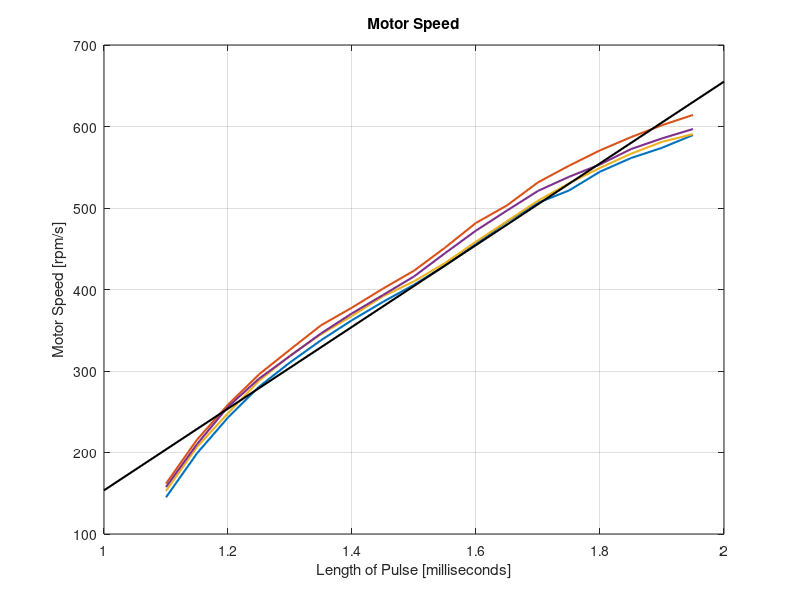
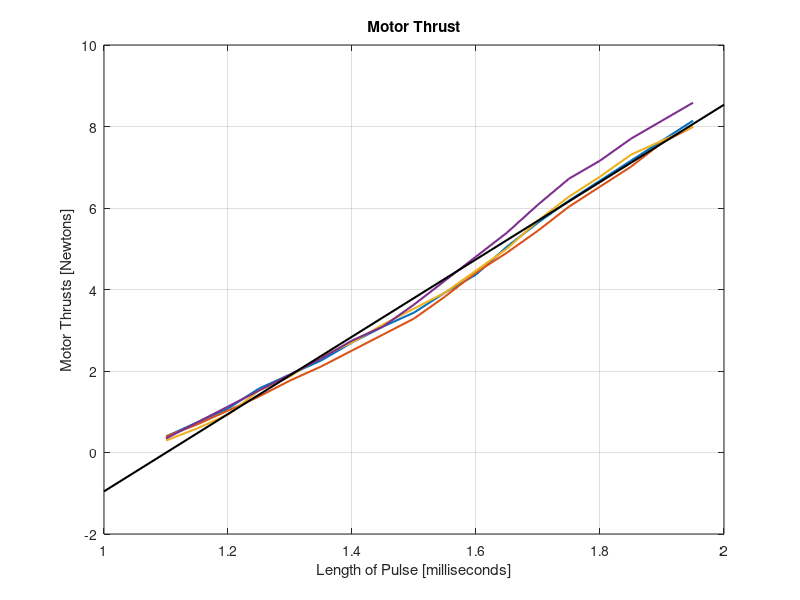
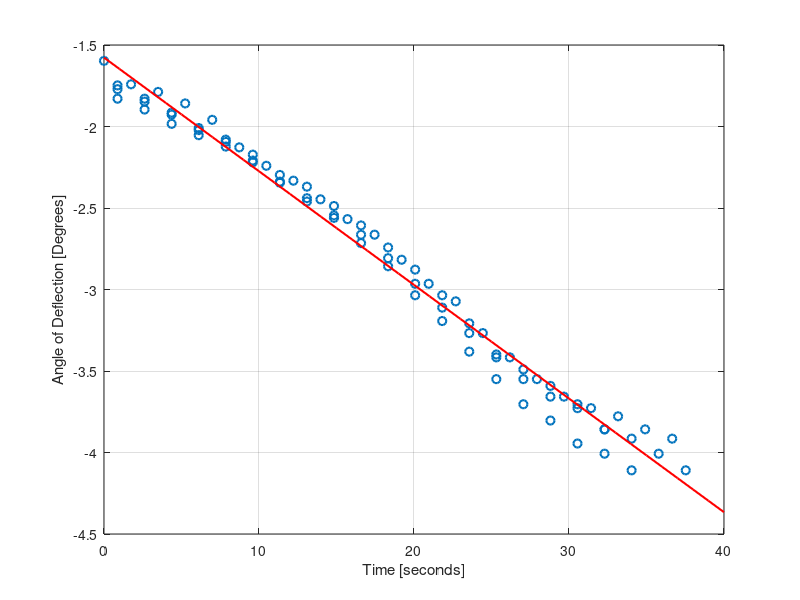
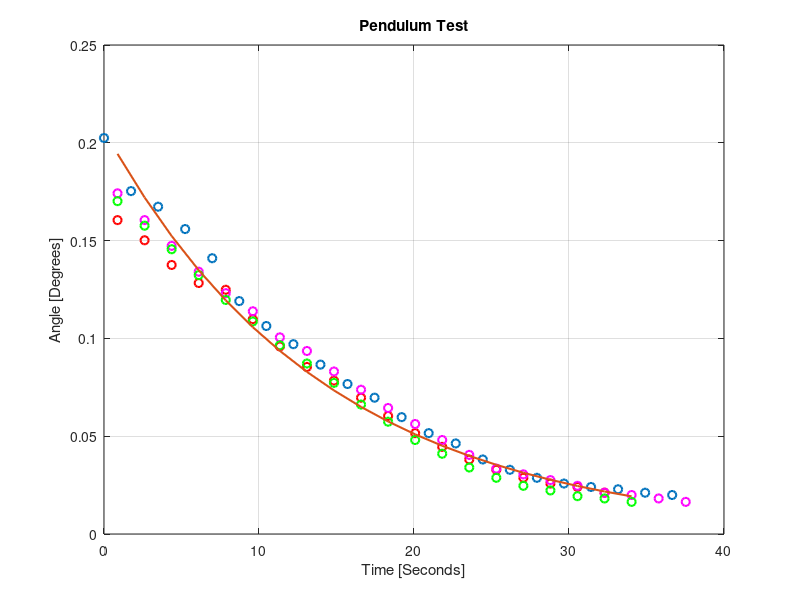

Reproduce these figures in MATLAB, in order.
%% Measured Physical Parameters
% These measurements were taken on the quadcopter

clear all
close all
clc

%% Plot Characteritics
LineThickness = 1.5;
%% Constants
g=9.81;
%% Mass and size of quadcopter
% Mass of quadcopter taken using digital scales and added 2 Arduino boards
% to approximate the electronics yet to be added
Mass=2.26;
L = 0.348;                      %Distance between motor and centre of gravity

%% Pulse Lengths in milliseconds
PWM = [1.1 1.15 1.2 1.25 1.3 1.35 1.4 1.45 1.5 1.55 1.6 1.65 1.7 1.75 1.8 1.85 1.9 1.95]% 2];

%% Motor Speeds in rad/s
Motor1_Speed = [145.0368608	198.9675347	242.9498319	280.6489437	310.4940739	337.7212103	362.3303527	384.8451001	405.7890511	429.350996	456.0545335	483.2816699	506.320016	521.5043805	544.5427266	561.2978874	573.8642581	589.5722213];%	594.2846103];
Motor2_Speed = [161.7920217 215.7226955 258.6577951 295.8333082 326.2020372 356.0471674 377.7765166 401.0766621 423.0678107 451.3421446	481.7108736	503.1784233	531.4527572	551.8731095	570.7226654	586.9542274	601.6149932	614.1813638];%	611.5633699];
Motor3_Speed = [152.8908425	206.8215164	248.1858196	287.9793266	318.8716543	345.0515931	367.5663405	391.6518841	409.9778413	432.4925886	458.6725274	483.8052687	508.9380099	530.4055597	549.2551156	566.5338752	581.1946409	590.6194189];%	591.6666164];
Motor4_Speed = [157.6032315	210.2249084	256.0398013	290.5973205	318.3480556	346.0987907	370.7079331	393.2226805	415.9992272	444.5353605	472.2860956	496.895238	520.9807817	538.2595413	553.4439058	572.2934617	585.3834311	596.9026042];%	594.2846103];
figure
Motor_Speeds =[Motor1_Speed;Motor2_Speed;Motor3_Speed;Motor4_Speed];
plot(PWM,Motor_Speeds,'LineWidth', LineThickness);
grid on
title('Motor Speed')
xlabel('Length of Pulse [milliseconds]')
ylabel('Motor Speed [rpm/s]')
hold on
% Fit Trenldine
Motor_Speed_Data=[Motor1_Speed ,Motor2_Speed, Motor3_Speed, Motor4_Speed];
PWM_Speed=[PWM, PWM, PWM ,PWM];
coeff_speed=polyfit(PWM_Speed, Motor_Speed_Data,1);
xFitting=1:2;
yFitted=polyval(coeff_speed, xFitting);
plot(xFitting,yFitted,'k','LineWidth', LineThickness);

saveas(gcf, 'MotorSpeed.png')
%% Motor Thrusts in Newtons
Motor1_Thrust = [0.3924	0.73575	1.0791	1.5696	1.91295	2.2563	2.69775	3.09015	3.4335	3.924	4.36545	5.05215	5.64075	6.1803	6.6708	7.1613	7.6518	8.1423];
Motor2_Thrust = [0.3924	0.6867	1.03005	1.3734	1.7658	2.10915	2.50155	2.89395	3.28635	3.8259	4.4145	4.905	5.44455	6.03315	6.52365	7.01415	7.60275	7.99515];
Motor3_Thrust = [0.2943	0.5886	0.93195	1.52055	1.8639	2.3544	2.69775	3.1392	3.5316	3.924	4.46355	5.0031	5.6898	6.2784	6.7689	7.30845	7.6518	7.99515];
Motor4_Thrust = [0.34335	0.73575	1.12815	1.52055	1.91295	2.30535	2.7468	3.09015	3.6297	4.2183	4.8069	5.3955	6.0822	6.71985	7.1613	7.70085	8.1423	8.58375];

Motor_Thrusts = [Motor1_Thrust;Motor2_Thrust;Motor3_Thrust;Motor4_Thrust];
figure
plot(PWM(1:18),Motor_Thrusts,'LineWidth', LineThickness);
grid on
title('Motor Thrust')
xlabel('Length of Pulse [milliseconds]')
ylabel('Motor Thrusts [Newtons]')
hold on

%Fit Trendline
Motor_Thrust_Data=[Motor1_Thrust, Motor2_Thrust, Motor3_Thrust, Motor4_Thrust];
PWM_Thrust=[PWM(1:18), PWM(1:18), PWM(1:18) ,PWM(1:18)];
coeff_thrust=polyfit(PWM_Thrust, Motor_Thrust_Data,1);
xFitting=1:2;
yFitted=polyval(coeff_thrust, xFitting);
plot(xFitting,yFitted,'k','LineWidth', LineThickness);
saveas(gcf, 'MotorThrust.png')

Kf = coeff_thrust(1);
F_yIntercept = coeff_thrust(2);
%% Inertia
%Inertia test completed with rod rotating around a metal metal rod
%connected by wire. 

%% Yaw Inertia
%Damping was presumed negligble based on observation
TYawTime = [18.08, 18.18 18.14,18.08, 18.18,18.36];
TYawNumber = [10,10, 10,10,10,10];
TYawT = TYawTime./TYawNumber;
TYaw =sum(TYawT)/length(TYawT);                     %Period of Yaw Oscillation
LengthYaw = 0.662;%0.82;                              %Dist from Rod to Centre of Mass
wYaw=2*pi/TYaw;                                     %Natural Frequency of Yaw Axis
IYawParallel= Mass*g*LengthYaw*(TYaw/(2*pi))^2;     %Before parallel axis accounted for

IYaw=IYawParallel-(Mass*(LengthYaw^2));

%% Pitch/Roll Inertia
%Symmetry was assumed between the pitch and roll axes.
%Damping was having a discernible effect and needed to be measured. Period
%and distance between rod and Centre of Mass were taken and used to
%calculate then inertia. The parallel axes theorem was used to calculate
%inertia of the quadcopter.

% Pitch - Motors 1 & 4, 1 on top
TPitchTime =[ 17.32, 17.36, 17.37, 17.22, 17.51, 17.14 ];             %Time for 
TPitchNumber = [ 10, 10, 10, 10, 10, 10 ];                  %Number of oscillations
TPitchT=TPitchTime./TPitchNumber;           %Period

TPitch=sum(TPitchT)/length(TPitchT);        %Average Period of oscillation
LengthPitch = 0.66;

IPitchParallel= Mass*g*LengthPitch*(TPitch/(2*pi))^2; %Before parallel axis accounted for

IPitch=IPitchParallel-(Mass*(LengthPitch^2));     %Inertia of the Pitch and Roll axes

% Roll - Motors 2 & 3, 3 on top
TRollTime =[17.12, 17.22, 17.36, 17.21 ];             %Time for 
TRollNumber = [10, 10, 10, 10 ];                  %Number of oscillations
TRollT=TRollTime./TRollNumber;           %Period

TRoll=sum(TRollT)/length(TRollT);        %Average Period of oscillation
LengthRoll = 0.655;

IRollParallel= Mass*g*LengthRoll*(TRoll/(2*pi))^2; %Before parallel axis accounted for

IRoll=IRollParallel-(Mass*(LengthRoll^2));     %Inertia of the Pitch and Roll axes
%% Damping of Pitch/Roll Axes
%Laser pointer was used to mark max amplitude of oscillation on paper on
%ground. Using atan and distance between Centre of Rotation osccilation
%angle was found. Oscillation gave a damped exponential. The natural log of
%this was then graph and a trend line fitted. The coefficients of this line
%gave gamma. From the natural frequency could be found and hence the
%damping ratio

% Ross Data
Dist1 = atan([350 302 288 268 242 204 182 166 148 131 119 102 88 79 65 56 49 44 41 39 36 34 ]/1705);
DistTime1=1.7456*[0:length(Dist1)-1];
figure(6)
plot(DistTime1,Dist1,'o','LineWidth', LineThickness);
grid on
title('Pendulum Test')
xlabel('Time [Seconds]')
ylabel('Angle [Degrees]')
hold on
%saveas(gcf, 'PendulumAmplitude.png')
% Simon Data 1
Dist2 = atan([276 258 236 220 214 188 164 146 134 119 103 88 76 65 56 49 44 41 36]/1705);
DistTime2 = (1.7456*[0:length(Dist2)-1])+(1.7456/2);
plot(DistTime2,Dist2,'or','LineWidth', LineThickness);
% Simon Data 2
Dist3 = atan([300 276 253 230 211 195 172 160 142 126 110 96 82 69 57 52 47 42 36 34 31 28]/1705);
DistTime3 = (1.7456*[0:length(Dist3)-1])+(1.7456/2);
plot(DistTime3,Dist3,'om','LineWidth', LineThickness);
% Simon Data 3
Dist4 = atan([293 271 250 227 205 186 165 149 132 113 98 82 70 58 49 42 38 33 31 28]/1705);
DistTime4 = (1.7456*[0:length(Dist4)-1])+(1.7456/2);
plot(DistTime4,Dist4,'og','LineWidth', LineThickness);



%Plotting all data on a log scale
DistConcat=log([Dist1,Dist2,Dist3,Dist4]);
DistTimeConcat=[DistTime1, DistTime2, DistTime3, DistTime4];

figure
plot(DistTimeConcat, DistConcat,'o','LineWidth', LineThickness)
hold on
grid on
%title('Natural log of Quad Pendulum Amplitudess')
xlabel('Time [seconds]')
ylabel('Angle of Deflection [Degrees]')
%saveas(gcf, 'PendulumLog.png')

% Find and plot a linear trendline
coeff=polyfit(DistTimeConcat, (DistConcat),1);
xFitting=0:40;
yFitted=polyval(coeff, xFitting);
plot(xFitting,yFitted,'r','LineWidth', LineThickness);

%Fit Envelope to Damped Exponential
figure(6)
plot(DistTime4,exp((coeff(1)*DistTime4)+coeff(2)),'LineWidth', LineThickness)
%saveas(gcf, 'PendulumAmplitude.png')


% Calculate the missing variables
gamma=-coeff(1);
wd=2*pi/TPitch;
wn=sqrt(wd^2+gamma^2);
zeta=gamma/wn;
k= Mass*wn;
B_Pitch= 2*zeta*sqrt(wn*k);


%% Parameters Found
I_Psi =IYaw;
I_Gamma = IRoll;
I_Theta=IPitch;
Kf;
L;
B_Pitch;                  % Damping
F_yIntercept;
%% Parameters Not Found
Motor_TimeConstant = 70e-3;
J = 80e-9;
Km=0;
Kw=0;
w0_yaw=0;
D=0;

%% Save Relevant Parameters
save('Parameters','I_Psi', 'I_Gamma', 'I_Theta','Kf','L','B_Pitch','F_yIntercept', 'Motor_TimeConstant','J','Km','Kw','w0_yaw','D')
